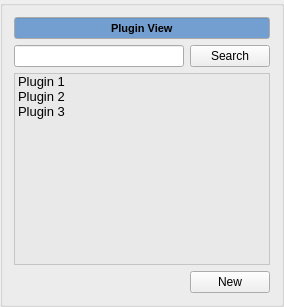
        <widget class="QGroupBox" name="plugin_view_groupbox">
         <property name="title">
          <string/>
         </property>
         <layout class="QGridLayout" name="gridLayout_11">
          <item row="0" column="0" colspan="2">
           <widget class="QLineEdit" name="plugin_view_lineedit">
            <property name="palette">
             <palette>
              <active>
               <colorrole role="Base">
                <brush brushstyle="SolidPattern">
                 <color alpha="255">
                  <red>114</red>
                  <green>159</green>
                  <blue>207</blue>
                 </color>
                </brush>
               </colorrole>
              </active>
              <inactive>
               <colorrole role="Base">
                <brush brushstyle="SolidPattern">
                 <color alpha="255">
                  <red>114</red>
                  <green>159</green>
                  <blue>207</blue>
                 </color>
                </brush>
               </colorrole>
              </inactive>
              <disabled>
               <colorrole role="Base">
                <brush brushstyle="SolidPattern">
                 <color alpha="255">
                  <red>255</red>
                  <green>255</green>
                  <blue>255</blue>
                 </color>
                </brush>
               </colorrole>
              </disabled>
             </palette>
            </property>
            <property name="font">
             <font>
              <pointsize>8</pointsize>
              <weight>75</weight>
              <bold>true</bold>
             </font>
            </property>
            <property name="autoFillBackground">
             <bool>false</bool>
            </property>
            <property name="text">
             <string>Plugin View</string>
            </property>
            <property name="alignment">
             <set>Qt::AlignCenter</set>
            </property>
            <property name="readOnly">
             <bool>true</bool>
            </property>
           </widget>
          </item>
          <item row="1" column="0">
           <widget class="QLineEdit" name="plugin_view_search_lineedit">
            <property name="palette">
             <palette>
              <active>
               <colorrole role="WindowText">
                <brush brushstyle="SolidPattern">
                 <color alpha="255">
                  <red>0</red>
                  <green>0</green>
                  <blue>0</blue>
                 </color>
                </brush>
               </colorrole>
               <colorrole role="Dark">
                <brush brushstyle="SolidPattern">
                 <color alpha="255">
                  <red>119</red>
                  <green>119</green>
                  <blue>118</blue>
                 </color>
                </brush>
               </colorrole>
               <colorrole role="Mid">
                <brush brushstyle="SolidPattern">
                 <color alpha="255">
                  <red>159</red>
                  <green>159</green>
                  <blue>157</blue>
                 </color>
                </brush>
               </colorrole>
               <colorrole role="Text">
                <brush brushstyle="SolidPattern">
                 <color alpha="255">
                  <red>203</red>
                  <green>203</green>
                  <blue>203</blue>
                 </color>
                </brush>
               </colorrole>
               <colorrole role="ButtonText">
                <brush brushstyle="SolidPattern">
                 <color alpha="255">
                  <red>0</red>
                  <green>0</green>
                  <blue>0</blue>
                 </color>
                </brush>
               </colorrole>
               <colorrole role="Base">
                <brush brushstyle="SolidPattern">
                 <color alpha="255">
                  <red>255</red>
                  <green>255</green>
                  <blue>255</blue>
                 </color>
                </brush>
               </colorrole>
               <colorrole role="Window">
                <brush brushstyle="SolidPattern">
                 <color alpha="255">
                  <red>238</red>
                  <green>238</green>
                  <blue>236</blue>
                 </color>
                </brush>
               </colorrole>
               <colorrole role="Shadow">
                <brush brushstyle="SolidPattern">
                 <color alpha="255">
                  <red>0</red>
                  <green>0</green>
                  <blue>0</blue>
                 </color>
                </brush>
               </colorrole>
               <colorrole role="AlternateBase">
                <brush brushstyle="SolidPattern">
                 <color alpha="255">
                  <red>184</red>
                  <green>184</green>
                  <blue>184</blue>
                 </color>
                </brush>
               </colorrole>
               <colorrole role="ToolTipBase">
                <brush brushstyle="SolidPattern">
                 <color alpha="255">
                  <red>255</red>
                  <green>255</green>
                  <blue>220</blue>
                 </color>
                </brush>
               </colorrole>
               <colorrole role="ToolTipText">
                <brush brushstyle="SolidPattern">
                 <color alpha="255">
                  <red>0</red>
                  <green>0</green>
                  <blue>0</blue>
                 </color>
                </brush>
               </colorrole>
               <colorrole role="PlaceholderText">
                <brush brushstyle="NoBrush">
                 <color alpha="128">
                  <red>203</red>
                  <green>203</green>
                  <blue>203</blue>
                 </color>
                </brush>
               </colorrole>
              </active>
              <inactive>
               <colorrole role="WindowText">
                <brush brushstyle="SolidPattern">
                 <color alpha="255">
                  <red>0</red>
                  <green>0</green>
                  <blue>0</blue>
                 </color>
                </brush>
               </colorrole>
               <colorrole role="Dark">
                <brush brushstyle="SolidPattern">
                 <color alpha="255">
                  <red>119</red>
                  <green>119</green>
                  <blue>118</blue>
                 </color>
                </brush>
               </colorrole>
               <colorrole role="Mid">
                <brush brushstyle="SolidPattern">
                 <color alpha="255">
                  <red>159</red>
                  <green>159</green>
                  <blue>157</blue>
                 </color>
                </brush>
               </colorrole>
               <colorrole role="Text">
                <brush brushstyle="SolidPattern">
                 <color alpha="255">
                  <red>203</red>
                  <green>203</green>
                  <blue>203</blue>
                 </color>
                </brush>
               </colorrole>
               <colorrole role="ButtonText">
                <brush brushstyle="SolidPattern">
                 <color alpha="255">
                  <red>0</red>
                  <green>0</green>
                  <blue>0</blue>
                 </color>
                </brush>
               </colorrole>
               <colorrole role="Base">
                <brush brushstyle="SolidPattern">
                 <color alpha="255">
                  <red>255</red>
                  <green>255</green>
                  <blue>255</blue>
                 </color>
                </brush>
               </colorrole>
               <colorrole role="Window">
                <brush brushstyle="SolidPattern">
                 <color alpha="255">
                  <red>238</red>
                  <green>238</green>
                  <blue>236</blue>
                 </color>
                </brush>
               </colorrole>
               <colorrole role="Shadow">
                <brush brushstyle="SolidPattern">
                 <color alpha="255">
                  <red>0</red>
                  <green>0</green>
                  <blue>0</blue>
                 </color>
                </brush>
               </colorrole>
               <colorrole role="AlternateBase">
                <brush brushstyle="SolidPattern">
                 <color alpha="255">
                  <red>184</red>
                  <green>184</green>
                  <blue>184</blue>
                 </color>
                </brush>
               </colorrole>
               <colorrole role="ToolTipBase">
                <brush brushstyle="SolidPattern">
                 <color alpha="255">
                  <red>255</red>
                  <green>255</green>
                  <blue>220</blue>
                 </color>
                </brush>
               </colorrole>
               <colorrole role="ToolTipText">
                <brush brushstyle="SolidPattern">
                 <color alpha="255">
                  <red>0</red>
                  <green>0</green>
                  <blue>0</blue>
                 </color>
                </brush>
               </colorrole>
               <colorrole role="PlaceholderText">
                <brush brushstyle="NoBrush">
                 <color alpha="128">
                  <red>203</red>
                  <green>203</green>
                  <blue>203</blue>
                 </color>
                </brush>
               </colorrole>
              </inactive>
              <disabled>
               <colorrole role="WindowText">
                <brush brushstyle="SolidPattern">
                 <color alpha="255">
                  <red>119</red>
                  <green>119</green>
                  <blue>118</blue>
                 </color>
                </brush>
               </colorrole>
               <colorrole role="Dark">
                <brush brushstyle="SolidPattern">
                 <color alpha="255">
                  <red>119</red>
                  <green>119</green>
                  <blue>118</blue>
                 </color>
                </brush>
               </colorrole>
               <colorrole role="Mid">
                <brush brushstyle="SolidPattern">
                 <color alpha="255">
                  <red>159</red>
                  <green>159</green>
                  <blue>157</blue>
                 </color>
                </brush>
               </colorrole>
               <colorrole role="Text">
                <brush brushstyle="SolidPattern">
                 <color alpha="255">
                  <red>119</red>
                  <green>119</green>
                  <blue>118</blue>
                 </color>
                </brush>
               </colorrole>
               <colorrole role="ButtonText">
                <brush brushstyle="SolidPattern">
                 <color alpha="255">
                  <red>119</red>
                  <green>119</green>
                  <blue>118</blue>
                 </color>
                </brush>
               </colorrole>
               <colorrole role="Base">
                <brush brushstyle="SolidPattern">
                 <color alpha="255">
                  <red>238</red>
                  <green>238</green>
                  <blue>236</blue>
                 </color>
                </brush>
               </colorrole>
               <colorrole role="Window">
                <brush brushstyle="SolidPattern">
                 <color alpha="255">
                  <red>238</red>
                  <green>238</green>
                  <blue>236</blue>
                 </color>
                </brush>
               </colorrole>
               <colorrole role="Shadow">
                <brush brushstyle="SolidPattern">
                 <color alpha="255">
                  <red>0</red>
                  <green>0</green>
                  <blue>0</blue>
                 </color>
                </brush>
               </colorrole>
               <colorrole role="AlternateBase">
                <brush brushstyle="SolidPattern">
                 <color alpha="255">
                  <red>184</red>
                  <green>184</green>
                  <blue>184</blue>
                 </color>
                </brush>
               </colorrole>
               <colorrole role="ToolTipBase">
                <brush brushstyle="SolidPattern">
                 <color alpha="255">
                  <red>255</red>
                  <green>255</green>
                  <blue>220</blue>
                 </color>
                </brush>
               </colorrole>
               <colorrole role="ToolTipText">
                <brush brushstyle="SolidPattern">
                 <color alpha="255">
                  <red>0</red>
                  <green>0</green>
                  <blue>0</blue>
                 </color>
                </brush>
               </colorrole>
               <colorrole role="PlaceholderText">
                <brush brushstyle="NoBrush">
                 <color alpha="128">
                  <red>203</red>
                  <green>203</green>
                  <blue>203</blue>
                 </color>
                </brush>
               </colorrole>
              </disabled>
             </palette>
            </property>
            <property name="font">
             <font>
              <pointsize>8</pointsize>
             </font>
            </property>
            <property name="text">
             <string/>
            </property>
           </widget>
          </item>
          <item row="1" column="1">
           <widget class="QPushButton" name="plugin_view_search_button">
            <property name="text">
             <string>Search</string>
            </property>
           </widget>
          </item>
          <item row="2" column="0" colspan="2">
           <widget class="QListWidget" name="plugin_view_plugin_listwidget">
            <property name="palette">
             <palette>
              <active>
               <colorrole role="WindowText">
                <brush brushstyle="SolidPattern">
                 <color alpha="255">
                  <red>0</red>
                  <green>0</green>
                  <blue>0</blue>
                 </color>
                </brush>
               </colorrole>
               <colorrole role="Button">
                <brush brushstyle="SolidPattern">
                 <color alpha="255">
                  <red>255</red>
                  <green>255</green>
                  <blue>255</blue>
                 </color>
                </brush>
               </colorrole>
               <colorrole role="Light">
                <brush brushstyle="SolidPattern">
                 <color alpha="255">
                  <red>255</red>
                  <green>255</green>
                  <blue>255</blue>
                 </color>
                </brush>
               </colorrole>
               <colorrole role="Midlight">
                <brush brushstyle="SolidPattern">
                 <color alpha="255">
                  <red>255</red>
                  <green>255</green>
                  <blue>255</blue>
                 </color>
                </brush>
               </colorrole>
               <colorrole role="Dark">
                <brush brushstyle="SolidPattern">
                 <color alpha="255">
                  <red>127</red>
                  <green>127</green>
                  <blue>127</blue>
                 </color>
                </brush>
               </colorrole>
               <colorrole role="Mid">
                <brush brushstyle="SolidPattern">
                 <color alpha="255">
                  <red>170</red>
                  <green>170</green>
                  <blue>170</blue>
                 </color>
                </brush>
               </colorrole>
               <colorrole role="Text">
                <brush brushstyle="SolidPattern">
                 <color alpha="255">
                  <red>0</red>
                  <green>0</green>
                  <blue>0</blue>
                 </color>
                </brush>
               </colorrole>
               <colorrole role="BrightText">
                <brush brushstyle="SolidPattern">
                 <color alpha="255">
                  <red>255</red>
                  <green>255</green>
                  <blue>255</blue>
                 </color>
                </brush>
               </colorrole>
               <colorrole role="Base">
                <brush brushstyle="SolidPattern">
                 <color alpha="142">
                  <red>229</red>
                  <green>229</green>
                  <blue>229</blue>
                 </color>
                </brush>
               </colorrole>
               <colorrole role="Window">
                <brush brushstyle="SolidPattern">
                 <color alpha="255">
                  <red>255</red>
                  <green>255</green>
                  <blue>255</blue>
                 </color>
                </brush>
               </colorrole>
               <colorrole role="Shadow">
                <brush brushstyle="SolidPattern">
                 <color alpha="255">
                  <red>0</red>
                  <green>0</green>
                  <blue>0</blue>
                 </color>
                </brush>
               </colorrole>
               <colorrole role="AlternateBase">
                <brush brushstyle="SolidPattern">
                 <color alpha="255">
                  <red>255</red>
                  <green>255</green>
                  <blue>255</blue>
                 </color>
                </brush>
               </colorrole>
               <colorrole role="ToolTipBase">
                <brush brushstyle="SolidPattern">
                 <color alpha="255">
                  <red>255</red>
                  <green>255</green>
                  <blue>220</blue>
                 </color>
                </brush>
               </colorrole>
               <colorrole role="ToolTipText">
                <brush brushstyle="SolidPattern">
                 <color alpha="255">
                  <red>0</red>
                  <green>0</green>
                  <blue>0</blue>
                 </color>
                </brush>
               </colorrole>
               <colorrole role="PlaceholderText">
                <brush brushstyle="NoBrush">
                 <color alpha="128">
                  <red>0</red>
                  <green>0</green>
                  <blue>0</blue>
                 </color>
                </brush>
               </colorrole>
              </active>
              <inactive>
               <colorrole role="WindowText">
                <brush brushstyle="SolidPattern">
                 <color alpha="255">
                  <red>0</red>
                  <green>0</green>
                  <blue>0</blue>
                 </color>
                </brush>
               </colorrole>
               <colorrole role="Button">
                <brush brushstyle="SolidPattern">
                 <color alpha="255">
                  <red>255</red>
                  <green>255</green>
                  <blue>255</blue>
                 </color>
                </brush>
               </colorrole>
               <colorrole role="Light">
                <brush brushstyle="SolidPattern">
                 <color alpha="255">
                  <red>255</red>
                  <green>255</green>
                  <blue>255</blue>
                 </color>
                </brush>
               </colorrole>
               <colorrole role="Midlight">
                <brush brushstyle="SolidPattern">
                 <color alpha="255">
                  <red>255</red>
                  <green>255</green>
                  <blue>255</blue>
                 </color>
                </brush>
               </colorrole>
               <colorrole role="Dark">
                <brush brushstyle="SolidPattern">
                 <color alpha="255">
                  <red>127</red>
                  <green>127</green>
                  <blue>127</blue>
                 </color>
                </brush>
               </colorrole>
               <colorrole role="Mid">
                <brush brushstyle="SolidPattern">
                 <color alpha="255">
                  <red>170</red>
                  <green>170</green>
                  <blue>170</blue>
                 </color>
                </brush>
               </colorrole>
               <colorrole role="Text">
                <brush brushstyle="SolidPattern">
                 <color alpha="255">
                  <red>0</red>
                  <green>0</green>
                  <blue>0</blue>
                 </color>
                </brush>
               </colorrole>
               <colorrole role="BrightText">
                <brush brushstyle="SolidPattern">
                 <color alpha="255">
                  <red>255</red>
                  <green>255</green>
                  <blue>255</blue>
                 </color>
                </brush>
               </colorrole>
               <colorrole role="Base">
                <brush brushstyle="SolidPattern">
                 <color alpha="142">
                  <red>229</red>
                  <green>229</green>
                  <blue>229</blue>
                 </color>
                </brush>
               </colorrole>
               <colorrole role="Window">
                <brush brushstyle="SolidPattern">
                 <color alpha="255">
                  <red>255</red>
                  <green>255</green>
                  <blue>255</blue>
                 </color>
                </brush>
               </colorrole>
               <colorrole role="Shadow">
                <brush brushstyle="SolidPattern">
                 <color alpha="255">
                  <red>0</red>
                  <green>0</green>
                  <blue>0</blue>
                 </color>
                </brush>
               </colorrole>
               <colorrole role="AlternateBase">
                <brush brushstyle="SolidPattern">
                 <color alpha="255">
                  <red>255</red>
                  <green>255</green>
                  <blue>255</blue>
                 </color>
                </brush>
               </colorrole>
               <colorrole role="ToolTipBase">
                <brush brushstyle="SolidPattern">
                 <color alpha="255">
                  <red>255</red>
                  <green>255</green>
                  <blue>220</blue>
                 </color>
                </brush>
               </colorrole>
               <colorrole role="ToolTipText">
                <brush brushstyle="SolidPattern">
                 <color alpha="255">
                  <red>0</red>
                  <green>0</green>
                  <blue>0</blue>
                 </color>
                </brush>
               </colorrole>
               <colorrole role="PlaceholderText">
                <brush brushstyle="NoBrush">
                 <color alpha="128">
                  <red>0</red>
                  <green>0</green>
                  <blue>0</blue>
                 </color>
                </brush>
               </colorrole>
              </inactive>
              <disabled>
               <colorrole role="WindowText">
                <brush brushstyle="SolidPattern">
                 <color alpha="255">
                  <red>127</red>
                  <green>127</green>
                  <blue>127</blue>
                 </color>
                </brush>
               </colorrole>
               <colorrole role="Button">
                <brush brushstyle="SolidPattern">
                 <color alpha="255">
                  <red>255</red>
                  <green>255</green>
                  <blue>255</blue>
                 </color>
                </brush>
               </colorrole>
               <colorrole role="Light">
                <brush brushstyle="SolidPattern">
                 <color alpha="255">
                  <red>255</red>
                  <green>255</green>
                  <blue>255</blue>
                 </color>
                </brush>
               </colorrole>
               <colorrole role="Midlight">
                <brush brushstyle="SolidPattern">
                 <color alpha="255">
                  <red>255</red>
                  <green>255</green>
                  <blue>255</blue>
                 </color>
                </brush>
               </colorrole>
               <colorrole role="Dark">
                <brush brushstyle="SolidPattern">
                 <color alpha="255">
                  <red>127</red>
                  <green>127</green>
                  <blue>127</blue>
                 </color>
                </brush>
               </colorrole>
               <colorrole role="Mid">
                <brush brushstyle="SolidPattern">
                 <color alpha="255">
                  <red>170</red>
                  <green>170</green>
                  <blue>170</blue>
                 </color>
                </brush>
               </colorrole>
               <colorrole role="Text">
                <brush brushstyle="SolidPattern">
                 <color alpha="255">
                  <red>127</red>
                  <green>127</green>
                  <blue>127</blue>
                 </color>
                </brush>
               </colorrole>
               <colorrole role="BrightText">
                <brush brushstyle="SolidPattern">
                 <color alpha="255">
                  <red>255</red>
                  <green>255</green>
                  <blue>255</blue>
                 </color>
                </brush>
               </colorrole>
               <colorrole role="Base">
                <brush brushstyle="SolidPattern">
                 <color alpha="255">
                  <red>255</red>
                  <green>255</green>
                  <blue>255</blue>
                 </color>
                </brush>
               </colorrole>
               <colorrole role="Window">
                <brush brushstyle="SolidPattern">
                 <color alpha="255">
                  <red>255</red>
                  <green>255</green>
                  <blue>255</blue>
                 </color>
                </brush>
               </colorrole>
               <colorrole role="Shadow">
                <brush brushstyle="SolidPattern">
                 <color alpha="255">
                  <red>0</red>
                  <green>0</green>
                  <blue>0</blue>
                 </color>
                </brush>
               </colorrole>
               <colorrole role="AlternateBase">
                <brush brushstyle="SolidPattern">
                 <color alpha="255">
                  <red>255</red>
                  <green>255</green>
                  <blue>255</blue>
                 </color>
                </brush>
               </colorrole>
               <colorrole role="ToolTipBase">
                <brush brushstyle="SolidPattern">
                 <color alpha="255">
                  <red>255</red>
                  <green>255</green>
                  <blue>220</blue>
                 </color>
                </brush>
               </colorrole>
               <colorrole role="ToolTipText">
                <brush brushstyle="SolidPattern">
                 <color alpha="255">
                  <red>0</red>
                  <green>0</green>
                  <blue>0</blue>
                 </color>
                </brush>
               </colorrole>
               <colorrole role="PlaceholderText">
                <brush brushstyle="NoBrush">
                 <color alpha="128">
                  <red>0</red>
                  <green>0</green>
                  <blue>0</blue>
                 </color>
                </brush>
               </colorrole>
              </disabled>
             </palette>
            </property>
            <property name="font">
             <font>
              <pointsize>10</pointsize>
             </font>
            </property>
            <property name="editTriggers">
             <set>QAbstractItemView::DoubleClicked|QAbstractItemView::EditKeyPressed</set>
            </property>
            <property name="resizeMode">
             <enum>QListView::Adjust</enum>
            </property>
            <property name="spacing">
             <number>0</number>
            </property>
            <item>
             <property name="text">
              <string>Plugin 1</string>
             </property>
            </item>
            <item>
             <property name="text">
              <string>Plugin 2</string>
             </property>
            </item>
            <item>
             <property name="text">
              <string>Plugin 3</string>
             </property>
            </item>
           </widget>
          </item>
          <item row="3" column="1">
           <widget class="QPushButton" name="plugin_view_new_button">
            <property name="text">
             <string>New</string>
            </property>
           </widget>
          </item>
         </layout>
        </widget>
